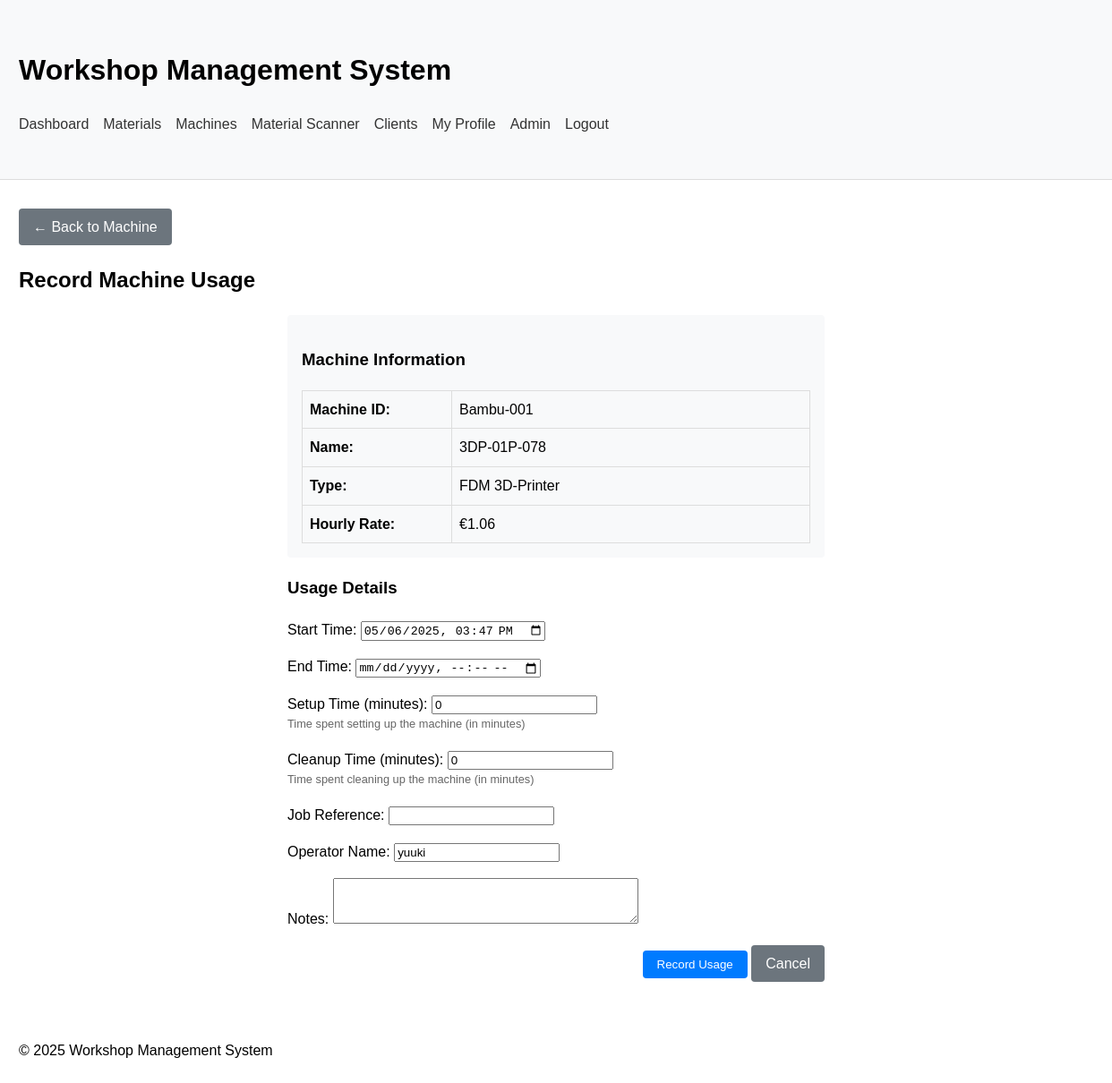
The app's page /machines/Bambu-001/usage/add/ (signed in) with its own data.
### workshop_app/models/machine.py (models this page shows, shortened)
class Machine(models.Model):
    machine_id = models.CharField(max_length=15, unique=True)  # FDM-001
    name = models.CharField(max_length=100)  # Prusa MK3S+
    machine_type = models.ForeignKey(MachineType, on_delete=models.CASCADE, related_name='machines')
    manufacturer = models.CharField(max_length=100, blank=True)
    model_number = models.CharField(max_length=100, blank=True)
    serial_number = models.CharField(max_length=100, blank=True)
    location_in_workshop = models.CharField(max_length=100, blank=True)
    purchase_date = models.DateField(null=True, blank=True)
    purchase_price = models.DecimalField(max_digits=10, decimal_places=2, null=True, blank=True)
    supplier = models.CharField(max_length=100, blank=True)
    warranty_end_date = models.DateField(null=True, blank=True)
    working_area = models.CharField(max_length=100, blank=True)  # LxWxH in mm
    power_requirements = models.CharField(max_length=100, blank=True)
    maximum_work_speed = models.CharField(max_length=50, blank=True)
    precision = models.CharField(max_length=50, blank=True)
    hourly_rate = models.DecimalField(max_digits=8, decimal_places=2, null=True, blank=True)
    setup_time = models.IntegerField(null=True, blank=True)  # minutes
    setup_rate = models.DecimalField(max_digits=8, decimal_places=2, null=True, blank=True)
    cleanup_time = models.IntegerField(null=True, blank=True)  # minutes
    cleanup_rate = models.DecimalField(max_digits=8, decimal_places=2, null=True, blank=True)
    STATUS_CHOICES = [
        ('active', 'Active'),
        ('maintenance', 'In Maintenance'),
        ('out_of_order', 'Out of Order')
    ]
    status = models.CharField(max_length=20, choices=STATUS_CHOICES, default='active')
    current_job = models.ForeignKey('workshop_app.Job', null=True, blank=True, on_delete=models.SET_NULL, related_name='assigned_machines')
    reserved_until = models.DateTimeField(null=True, blank=True)
    notes = models.TextField(blank=True, help_text="Additional notes about this machine")
    qr_code = models.ImageField(upload_to='qr_codes/machines/', blank=True)

class MachineType(models.Model):
    code = models.CharField(max_length=10, unique=True)  # FDM, DLP, CNC, etc.
    name = models.CharField(max_length=50)  # Full name
    description = models.TextField(blank=True)

### workshop_app/views/machine_views.py (the view)
# urls.py: path('machines/<str:machine_id>/usage/add/', machine_usage_add, name='machine_usage_add'),
@login_required
def machine_usage_add(request, machine_id):
    machine = get_object_or_404(Machine, machine_id=machine_id)
    if request.method == 'POST':
        form = MachineUsageForm(request.POST, machine=machine)
        if form.is_valid():
            usage = form.save()
            messages.success(request, 'Machine usage recorded successfully.')
            return redirect('workshop_app:machine_usage_success', usage_id=usage.id)
    else:
        initial = {
            'start_time': timezone.now(),
            'operator_name': request.user.get_full_name() if request.user.get_full_name() else request.user.username
        }
        form = MachineUsageForm(machine=machine, initial=initial)
    context = {
        'form': form,
        'machine': machine,
        'title': 'Record Machine Usage',
    }
    return render(request, 'workshop_app/machines/usage_form.html', context)

### workshop_app/forms/machine_forms.py (shortened to what this page needs)
class MachineUsageForm(forms.ModelForm):
    class Meta:
        model = MachineUsage
        fields = [
            'start_time', 'end_time', 'setup_time', 'cleanup_time',
            'job_reference', 'operator_name', 'notes'
        ]
        widgets = {
            'start_time': forms.DateTimeInput(attrs={'type': 'datetime-local'}),
            'end_time': forms.DateTimeInput(attrs={'type': 'datetime-local'}),
            'notes': forms.Textarea(attrs={'rows': 3}),
        }
    def __init__(self, *args, **kwargs):
        self.machine = kwargs.pop('machine', None)
        super().__init__(*args, **kwargs)
        self.fields['setup_time'].help_text = "Time spent setting up the machine (in minutes)"
        self.fields['cleanup_time'].help_text = "Time spent cleaning up the machine (in minutes)"

### workshop_app/templates/workshop_app/machines/usage_form.html (shortened to what this page needs)
{% extends 'workshop_app/base.html' %}
{% block content %}
    <div style="margin-bottom: 1rem;">
        <a href="{% url 'workshop_app:machine_detail' machine.machine_id %}" class="btn btn-secondary">← Back to Machine</a>
    </div>
    <h2>{{ title }}</h2>
    <div style="max-width: 600px; margin: 0 auto;">
        <div style="background-color: #f8f9fa; padding: 1rem; border-radius: 4px; margin-bottom: 1rem;">
            <h3>Machine Information</h3>
            <table style="width: 100%;">
                <tr>
                    <th style="text-align: left; width: 150px;">Machine ID:</th>
                    <td>{{ machine.machine_id }}</td>
                </tr>
                <tr>
                    <th style="text-align: left;">Name:</th>
                    <td>{{ machine.name }}</td>
                </tr>
                <tr>
                    <th style="text-align: left;">Type:</th>
                    <td>{{ machine.machine_type.name }}</td>
                </tr>
                <tr>
                    <th style="text-align: left;">Hourly Rate:</th>
                    <td>{% if machine.hourly_rate %}€{{ machine.hourly_rate }}{% else %}Not set{% endif %}</td>
                </tr>
            </table>
        </div>
        <form method="post">
            <h3>Usage Details</h3>
            <div style="margin-bottom: 1rem;">
                <label for="{{ form.start_time.id_for_label }}">Start Time:</label>
                {{ form.start_time }}
            </div>
            <div style="margin-bottom: 1rem;">
                <label for="{{ form.end_time.id_for_label }}">End Time:</label>
                {{ form.end_time }}
            </div>
            <div style="margin-bottom: 1rem;">
                <label for="{{ form.setup_time.id_for_label }}">Setup Time (minutes):</label>
                {{ form.setup_time }}
                {% if form.setup_time.help_text %}
                    <div style="font-size: 0.8rem; color: #666;">{{ form.setup_time.help_text }}</div>
                {% endif %}
            </div>
            <div style="margin-bottom: 1rem;">
                <label for="{{ form.cleanup_time.id_for_label }}">Cleanup Time (minutes):</label>
                {{ form.cleanup_time }}
                {% if form.cleanup_time.help_text %}
                    <div style="font-size: 0.8rem; color: #666;">{{ form.cleanup_time.help_text }}</div>
                {% endif %}
            </div>
            <div style="margin-bottom: 1rem;">
                <label for="{{ form.job_reference.id_for_label }}">Job Reference:</label>
                {{ form.job_reference }}
            </div>
            <div style="margin-bottom: 1rem;">
                <label for="{{ form.operator_name.id_for_label }}">Operator Name:</label>
                {{ form.operator_name }}
            </div>
            <div style="margin-bottom: 1rem;">
                <label for="{{ form.notes.id_for_label }}">Notes:</label>
                {{ form.notes }}
            </div>
            <div style="margin-top: 1rem; text-align: right;">
                <button type="submit" class="btn">Record Usage</button>
                <a href="{% url 'workshop_app:machine_detail' machine.machine_id %}" class="btn btn-secondary">Cancel</a>
            </div>
        </form>
    </div>
{% endblock %}

### workshop_app/templates/workshop_app/base.html (style rules this page uses)
body { font-family: Arial, sans-serif; margin: 0; padding: 0; line-height: 1.6; }
table { width: 100%; border-collapse: collapse; }
table, th, td { border: 1px solid #ddd; }
th, td { padding: 0.5rem; text-align: left; }
th { background-color: #f8f9fa; }
.btn { display: inline-block; padding: 0.5rem 1rem; background-color: #007bff; color: white; text-decoration: none; border-radius: 4px; border: none; cursor: pointer; }
.btn-secondary { background-color: #6c757d; }

### records on screen
Machine: machine_id "Bambu-001", name "3DP-01P-078", machine_type.name "FDM 3D-Printer", hourly_rate "1.06"

### other values on screen
{{ title }} "Record Machine Usage"
